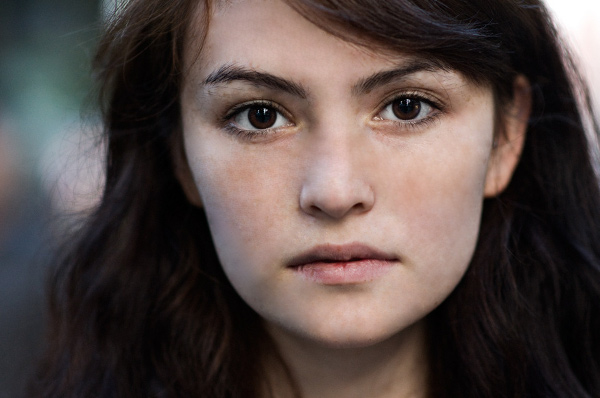
#> input picture imagens/Rosto_Sardas-healing.jpg, 600 x 398 px; its folder holds only this picture in this run
$ python haarcascade_in_photo.py
#> lines starting #> are read from the running program, lines starting #| are printed output that depends on the picture
import numpy as np
from scipy.stats import mode
import cv2
import os
import csv
import time

path = '/home/v/Dropbox/novo/imagens/'
os.chdir(path)

#Salva o arquivo com titulo atualizado por data e hora
titulo = time.strftime("%Y-%m-%d") + '_' + time.strftime("%H-%M-%S")
saida = open('face_recon_'+titulo+'.csv', 'w')
export = csv.writer(saida, quoting=csv.QUOTE_NONNUMERIC)

file_list = []

for file in os.listdir(path):
    if file.endswith(".jpg"):
        file_list.append(file)


for file in file_list:
    #Para cada arquivo na lista faça:
    #Estabelece os classificadores de face
    face_cascade = cv2.CascadeClassifier('/home/v/Dropbox/novo/haarcascade_frontalface_default.xml')
    face_alt_cascade = cv2.CascadeClassifier('/home/v/Dropbox/novo/haarcascade_frontalface_default.xml')
    face_alt2_cascade = cv2.CascadeClassifier('/home/v/Dropbox/novo/haarcascade_frontalface_default.xml')
    face_alt_tree_cascade = cv2.CascadeClassifier('/home/v/Dropbox/novo/haarcascade_frontalface_default.xml')

    #Lê a imagem e converte para escala de cinza
    img = cv2.imread(file)
#> img is the input picture: shape (398, 600, 3); mean B, G, R 69.7, 72.9, 85.6
    gray = cv2.cvtColor(img, cv2.COLOR_BGR2GRAY)
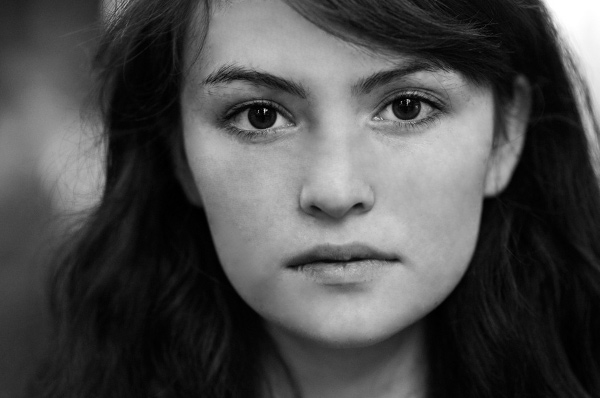
#> gray: shape (398, 600); min 0, max 255, mean 76.3

    #Faz as classificações
    faces = face_cascade.detectMultiScale(gray, scaleFactor=1.035, minNeighbors=3, minSize=(30,30))
#> faces = [[170, 7, 317, 317]]
    faces2 = face_alt_cascade.detectMultiScale(gray, 1.035, 3, minSize=(30,30))
#> faces2 = [[170, 7, 317, 317]]
    faces3 = face_alt2_cascade.detectMultiScale(gray, 1.035, 3, minSize=(30,30))
#> faces3 = [[170, 7, 317, 317]]
    faces4 = face_alt_tree_cascade.detectMultiScale(gray, 1.035, 3, minSize=(30,30))
#> faces4 = [[170, 7, 317, 317]]

    #Organiza numa as classificações numa lista para loop
    classifiers = [faces, faces2, faces3, faces4]
#> classifiers = [[[170, 7, 317, 317]], [[170, 7, 317, 317]], [[170, 7, 317, 317]], [[170, 7, 317, 317]]]

    # Coloca os quadrados nas faces
    for classifier in classifiers:
        for (x,y,w,h) in classifier:
            cv2.rectangle(img,(x,y),(x+w,y+h),(255,0,0),2)
            roi_gray = gray[y:y+h, x:x+w]
            roi_color = img[y:y+h, x:x+w]

        print("Para a imagem "+file+", foram encontradas {0} faces!".format(len(classifier)))

        #Exibe as imagens com retãngulos. Para exibir, descomente as três linhas abaixo
        cv2.imshow('img',img)
        cv2.waitKey(0)
        cv2.destroyAllWindows()
#> this loop made 4 passes
#| Para a imagem Rosto_Sardas-healing.jpg, foram encontradas 1 faces!
#| Para a imagem Rosto_Sardas-healing.jpg, foram encontradas 1 faces!
#| Para a imagem Rosto_Sardas-healing.jpg, foram encontradas 1 faces!
#| Para a imagem Rosto_Sardas-healing.jpg, foram encontradas 1 faces!
#> pass 1, `cv2.imshow('img',img)`:
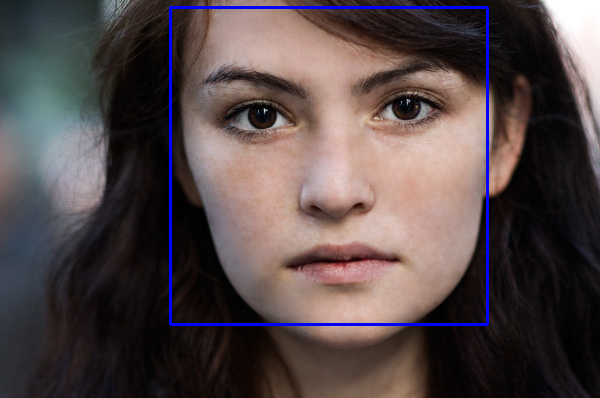
#> window 'img': shape (398, 600, 3); mean B, G, R 73.1, 72.1, 84.6

    # Exibe a média, variância e moda de cada classificador
    encontrados = []

    for (classifier) in classifiers:
        x = format(len(classifier))
        encontrados.append(x)
#> after the loop, encontrados = ['1', '1', '1', '1']

    encontrados = np.asarray(encontrados, dtype = np.float16)
#> encontrados = [1, 1, 1, 1]
    media = np.mean(encontrados)
#> media = 1
    variancia = np.var(encontrados)
#> variancia = 0
    moda = float(mode(encontrados)[0])
#> moda = 1

    if file == file_list[0]:
        export.writerow(["imagem","media","variancia","moda"])
        export.writerow([file, media, variancia, moda])
    else:
        export.writerow([file, media, variancia, moda])

saida.close()

print ("Cabo")

$ run again, on imagens/Rosto_Velho-ori.jpg
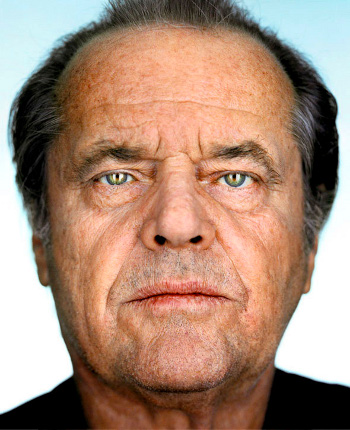
#> input picture imagens/Rosto_Velho-ori.jpg, 350 x 430 px
#> img is the input picture: shape (430, 350, 3); mean B, G, R 119.8, 138.3, 169.3
#> `gray = cv2.cvtColor(img, cv2.COLOR_BGR2GRAY)`:
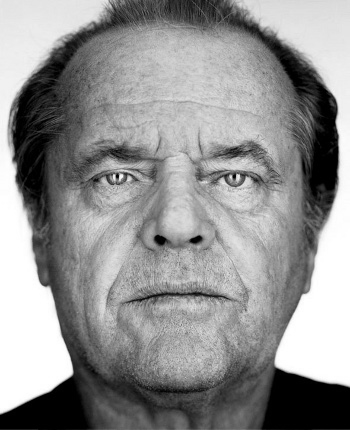
#> gray: shape (430, 350); min 0, max 255, mean 145.5
#> faces = [[41, 67, 277, 277]]
#> classifiers = [[[41, 67, 277, 277]], [[41, 67, 277, 277]], [[41, 67, 277, 277]], [[41, 67, 277, 277]]]
#> the loop `for classifier in classifiers:` made 4 passes
#| Para a imagem Rosto_Velho-ori.jpg, foram encontradas 1 faces!
#| Para a imagem Rosto_Velho-ori.jpg, foram encontradas 1 faces!
#| Para a imagem Rosto_Velho-ori.jpg, foram encontradas 1 faces!
#| Para a imagem Rosto_Velho-ori.jpg, foram encontradas 1 faces!
#> pass 1, `cv2.imshow('img',img)`:
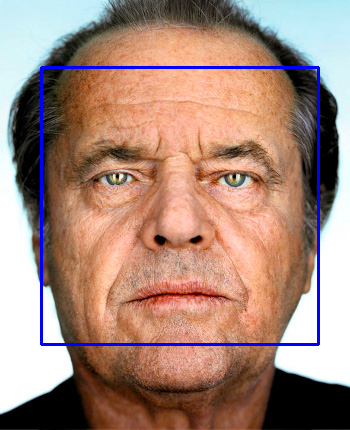
#> window 'img': shape (430, 350, 3); mean B, G, R 123.1, 135.6, 166.1
#> the loop `for (classifier) in classifiers:` made 4 passes
#> after the loop `for (classifier) in classifiers:`: encontrados = ['1', '1', '1', '1']
#> `encontrados = np.asarray(encontrados, dtype = np.float16)`: encontrados = [1, 1, 1, 1]
#> media = 1
#> variancia = 0
#> moda = 1

$ run again, on imagens/pp.jpg
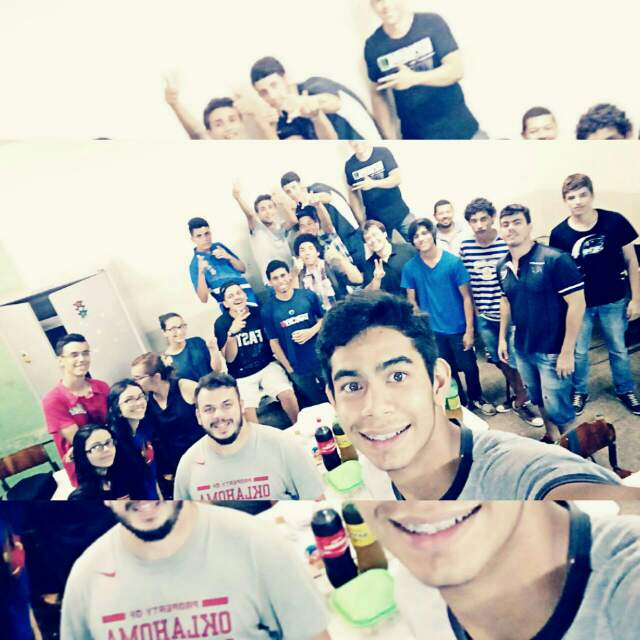
#> input picture imagens/pp.jpg, 640 x 640 px
#> img is the input picture: shape (640, 640, 3); mean B, G, R 177.4, 176.9, 175.2
#> `gray = cv2.cvtColor(img, cv2.COLOR_BGR2GRAY)`:
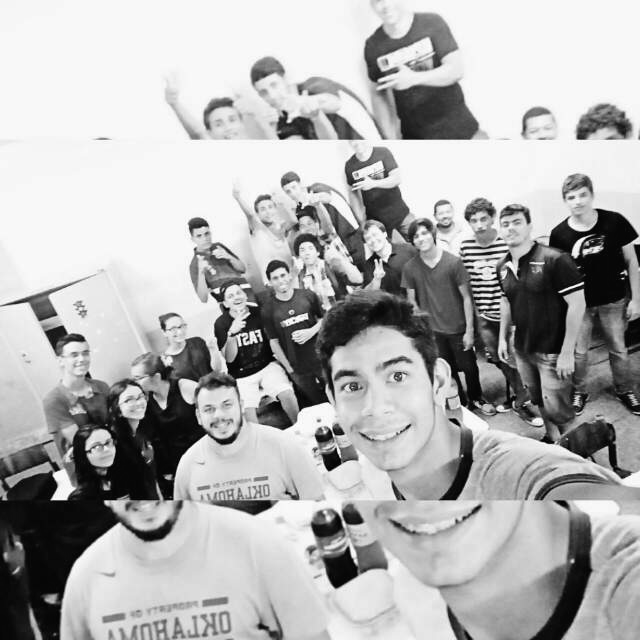
#> gray: shape (640, 640); min 1, max 255, mean 176.4
#> faces = [[560, 183, 36, 36], [63, 341, 35, 35], [116, 386, 35, 35], [262, 263, 36, 36], [82, 429, 41, 41], [194, 387, 51, 51], [41, 335, 51, 51], [383, 201, 76, 76], [446, 174, 99, 99], [534, 208, 85, 85], [304, 322, 141, 141]]
#> faces2 has the same summary as faces
#> faces3 has the same summary as faces
#> faces4 has the same summary as faces
#> the loop `for classifier in classifiers:` made 4 passes
#| Para a imagem pp.jpg, foram encontradas 11 faces!
#| Para a imagem pp.jpg, foram encontradas 11 faces!
#| Para a imagem pp.jpg, foram encontradas 11 faces!
#| Para a imagem pp.jpg, foram encontradas 11 faces!
#> pass 1, `cv2.imshow('img',img)`:
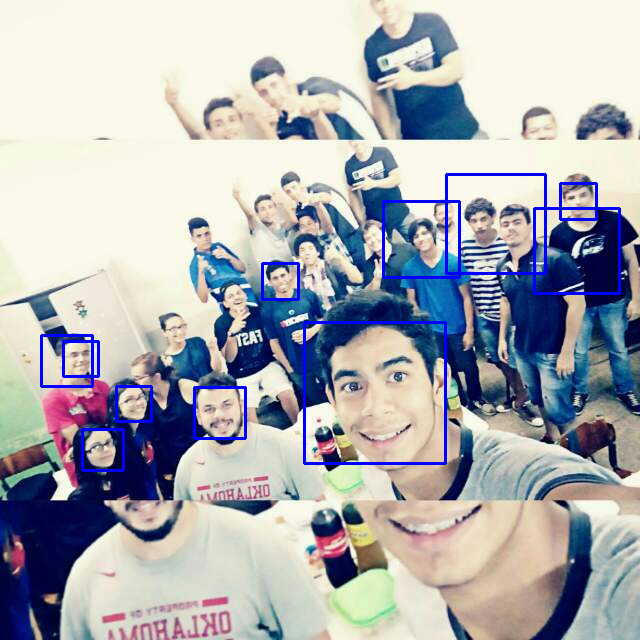
#> window 'img': shape (640, 640, 3); mean B, G, R 179.5, 174.2, 172.6
#> the loop `for (classifier) in classifiers:` made 4 passes
#> after the loop `for (classifier) in classifiers:`: encontrados = ['11', '11', '11', '11']
#> `encontrados = np.asarray(encontrados, dtype = np.float16)`: encontrados = [11, 11, 11, 11]
#> media = 11
#> variancia = 0
#> moda = 11
